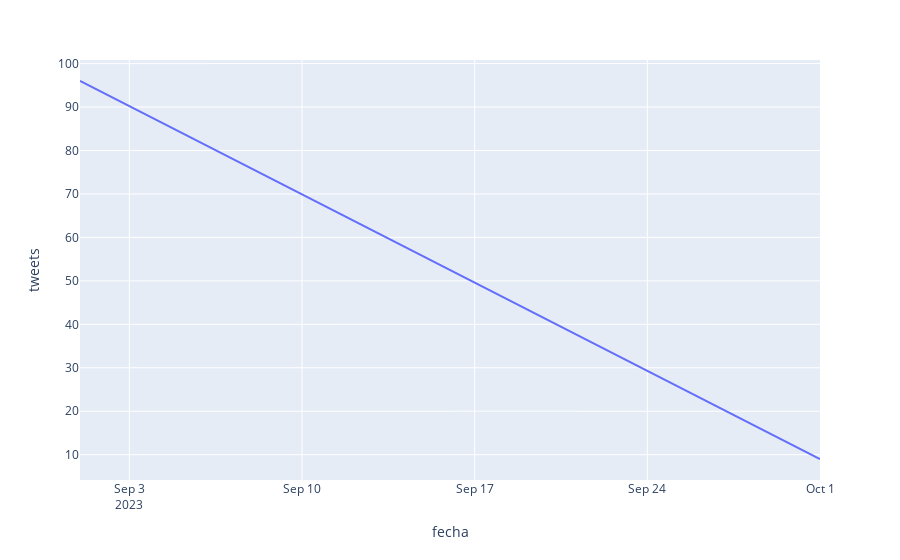

The code cell stored with this chart in its notebook:
### Code cell
# Convertir la columna 'fecha' a tipo string
ts_cleaned['fecha'] = ts_cleaned['fecha'].astype(str)

fig = px.line(ts_cleaned, x='fecha', y='tweets')
fig.write_html("history.html")
fig.show()

ts_cleaned.describe()

### Figure 1 — Plotly figure (JSON) as saved in the notebook; plotly's stock layout.template omitted (floating-point values rounded to 4 significant figures)
{"data": [{"hovertemplate": "fecha=%{x}<br>tweets=%{y}<extra></extra>", "legendgroup": "", "line": {"color": "#636efa", "dash": "solid"}, "marker": {"symbol": "circle"}, "mode": "lines", "name": "", "orientation": "v", "showlegend": false, "type": "scatter", "x": ["2023-09", "2023-10"], "xaxis": "x", "y": [96, 9], "yaxis": "y"}], "layout": {"legend": {"tracegroupgap": 0}, "margin": {"t": 60}, "xaxis": {"anchor": "y", "domain": [0, 1], "title": {"text": "fecha"}}, "yaxis": {"anchor": "x", "domain": [0, 1], "title": {"text": "tweets"}}}}
